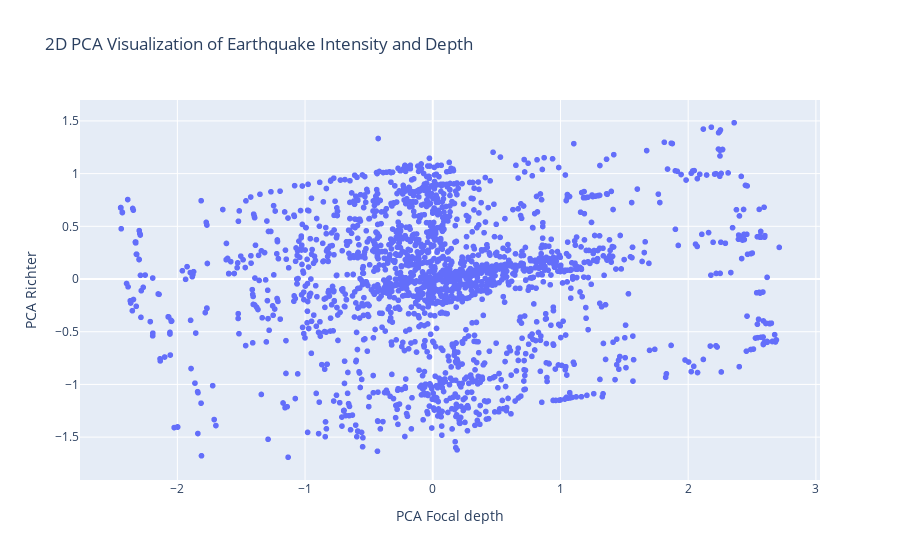

The cell this chart's notebook holds for it:
### Code cell
fig = px.scatter(
    df,
    x='pca_x',
    y='pca_y',
    title="2D PCA Visualization of Earthquake Intensity and Depth",
    labels={'pca_x': 'PCA Focal depth', 'pca_y': 'PCA Richter'},
    hover_data=['Focal depth', 'Richter']
)
fig.show()

### Figure 1 — Plotly figure (JSON) as saved in the notebook; plotly's stock layout.template omitted (floating-point values rounded to 4 significant figures; data arrays with more than 128 entries replaced by an {"elided": "..."} marker saying what was removed)
{"data": [{"customdata": {"elided": "2178x2 float values"}, "hovertemplate": "PCA Focal depth=%{x}<br>PCA Richter=%{y}<br>Focal depth=%{customdata[0]}<br>Richter=%{customdata[1]}<extra></extra>", "legendgroup": "", "marker": {"color": "#636efa", "symbol": "circle"}, "mode": "markers", "name": "", "showlegend": false, "type": "scattergl", "x": {"elided": "2178 float values"}, "xaxis": "x", "y": {"elided": "2178 float values"}, "yaxis": "y"}], "layout": {"legend": {"tracegroupgap": 0}, "title": {"text": "2D PCA Visualization of Earthquake Intensity and Depth"}, "xaxis": {"anchor": "y", "domain": [0, 1], "title": {"text": "PCA Focal depth"}}, "yaxis": {"anchor": "x", "domain": [0, 1], "title": {"text": "PCA Richter"}}}}
